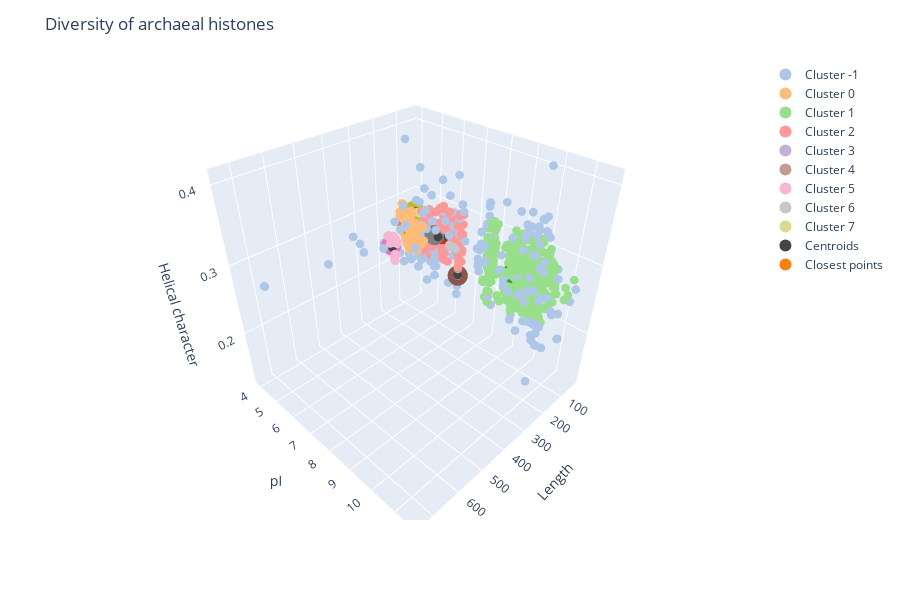

Notebook source saved alongside this figure:
### Code cell
histones_clustered = pd.DataFrame({'Length': lengths, 'pI': isos, 'Helical character': helices, 'Cluster' : cluster_names, 'Name': names})
histones_clustered.sort_values('Cluster', axis=0, ascending=True, inplace=True, kind='quicksort')
fig = px.scatter_3d(histones_clustered, x='Length', y='pI', z='Helical character', color='Cluster', color_discrete_sequence=tab_20_pastel, hover_name='Name').for_each_trace(lambda t: t.update(name=t.name.replace("Cluster=","")))
fig.update_traces(marker=dict(size=3))
fig.update_layout(title={'text':"Diversity of archaeal histones"}, legend= {'itemsizing': 'constant'})
fig.add_scatter3d(x=uncenter_l[1:], y=uncenter_i[1:], z=uncenter_h[1:], mode='markers', name='Centroids', marker=dict(color='#444444', size=3))
fig.add_scatter3d(x=closest_l[1:], y=closest_i[1:], z=closest_h[1:], hovertext=new_closest_names[1:], hoverinfo=('text+x+y+z'), marker=dict(color=tab_20[1:], size=7), mode='markers', name='Closest points')

#plotly.offline.plot(fig, filename='archaeal_histone_diversity_plot.html')

### Figure 1 — Plotly figure (JSON) as saved in the notebook; plotly's stock layout.template omitted (floating-point values rounded to 4 significant figures; data arrays with more than 128 entries replaced by an {"elided": "..."} marker saying what was removed)
{"data": [{"hoverlabel": {"namelength": 0}, "hovertemplate": "<b>%{hovertext}</b><br><br>Cluster=Cluster -1<br>Length=%{x}<br>pI=%{y}<br>Helical character=%{z}", "hovertext": {"elided": "300 str values"}, "legendgroup": "Cluster=Cluster -1", "marker": {"color": "rgb(174, 199, 232)", "size": 3, "symbol": "circle"}, "mode": "markers", "name": "Cluster -1", "scene": "scene", "showlegend": true, "type": "scatter3d", "x": {"elided": "300 int values"}, "y": {"elided": "300 float values"}, "z": {"elided": "300 float values"}}, {"hoverlabel": {"namelength": 0}, "hovertemplate": "<b>%{hovertext}</b><br><br>Cluster=Cluster 0<br>Length=%{x}<br>pI=%{y}<br>Helical character=%{z}", "hovertext": {"elided": "619 str values"}, "legendgroup": "Cluster=Cluster 0", "marker": {"color": "rgb(255, 187, 120)", "size": 3, "symbol": "circle"}, "mode": "markers", "name": "Cluster 0", "scene": "scene", "showlegend": true, "type": "scatter3d", "x": {"elided": "619 int values"}, "y": {"elided": "619 float values"}, "z": {"elided": "619 float values"}}, {"hoverlabel": {"namelength": 0}, "hovertemplate": "<b>%{hovertext}</b><br><br>Cluster=Cluster 1<br>Length=%{x}<br>pI=%{y}<br>Helical character=%{z}", "hovertext": {"elided": "1605 str values"}, "legendgroup": "Cluster=Cluster 1", "marker": {"color": "rgb(152, 223, 138)", "size": 3, "symbol": "circle"}, "mode": "markers", "name": "Cluster 1", "scene": "scene", "showlegend": true, "type": "scatter3d", "x": {"elided": "1605 int values"}, "y": {"elided": "1605 float values"}, "z": {"elided": "1605 float values"}}, {"hoverlabel": {"namelength": 0}, "hovertemplate": "<b>%{hovertext}</b><br><br>Cluster=Cluster 2<br>Length=%{x}<br>pI=%{y}<br>Helical character=%{z}", "hovertext": {"elided": "380 str values"}, "legendgroup": "Cluster=Cluster 2", "marker": {"color": "rgb(255, 152, 150)", "size": 3, "symbol": "circle"}, "mode": "markers", "name": "Cluster 2", "scene": "scene", "showlegend": true, "type": "scatter3d", "x": {"elided": "380 int values"}, "y": {"elided": "380 float values"}, "z": {"elided": "380 float values"}}, {"hoverlabel": {"namelength": 0}, "hovertemplate": "<b>%{hovertext}</b><br><br>Cluster=Cluster 3<br>Length=%{x}<br>pI=%{y}<br>Helical character=%{z}", "hovertext": {"elided": "189 str values"}, "legendgroup": "Cluster=Cluster 3", "marker": {"color": "rgb(197, 176, 213)", "size": 3, "symbol": "circle"}, "mode": "markers", "name": "Cluster 3", "scene": "scene", "showlegend": true, "type": "scatter3d", "x": {"elided": "189 int values"}, "y": {"elided": "189 float values"}, "z": {"elided": "189 float values"}}, {"hoverlabel": {"namelength": 0}, "hovertemplate": "<b>%{hovertext}</b><br><br>Cluster=Cluster 4<br>Length=%{x}<br>pI=%{y}<br>Helical character=%{z}", "hovertext": [">AUB61396.1 histone [Methanobacterium subterraneum]", ">AEG17722.1 Transcription factor CBF/NF-Y/histone domain-containing protein [Methanobacterium paludis]", ">KXA95610.1 histone [candidate division MSBL1 archaeon SCGC-AAA259I09]", ">WP_004031856.1 MULTISPECIES: histone family protein [Methanobacterium]", ">PKL59233.1 histone [Methanomicrobiales archaeon HGW-Methanomicrobiales-4]", ">EKF84855.1 transcription factor CBF/NF-Y/histone domain-containing protein [Methanobacterium formicicum DSM 3637]", ">AXV41012.1 histone [Methanobacterium sp. BAmetb5]", ">AAA67722.1 archaeal histone [Methanobacterium formicicum]", ">AUB56843.1 histone [Methanobacterium subterraneum]", ">WP_013825224.1 histone family protein [Methanobacterium paludis]", ">PKL72915.1 histone [Methanobacteriales archaeon HGW-Methanobacteriales-2]", ">AUB59159.1 histone [Methanobacterium sp. MZ-A1]"], "legendgroup": "Cluster=Cluster 4", "marker": {"color": "rgb(196, 156, 148)", "size": 3, "symbol": "circle"}, "mode": "markers", "name": "Cluster 4", "scene": "scene", "showlegend": true, "type": "scatter3d", "x": [68, 68, 69, 68, 68, 68, 68, 68, 68, 68, 68, 68], "y": [6.578, 6.573, 6.587, 6.578, 6.573, 6.578, 6.578, 6.578, 6.578, 6.573, 6.578, 6.578], "z": [0.2059, 0.2059, 0.2174, 0.2059, 0.2059, 0.2059, 0.2059, 0.2059, 0.2059, 0.2059, 0.2059, 0.2059]}, {"hoverlabel": {"namelength": 0}, "hovertemplate": "<b>%{hovertext}</b><br><br>Cluster=Cluster 5<br>Length=%{x}<br>pI=%{y}<br>Helical character=%{z}", "hovertext": [">RJU80503.1 hypothetical protein DWC09_06345 [Candidatus Poseidoniales archaeon]", ">RJU91346.1 hypothetical protein DWC08_06190 [Candidatus Poseidoniales archaeon]", ">RPG69913.1 hypothetical protein CBC59_003570 [Euryarchaeota archaeon TMED99]", ">DAC27904.1 TPA: hypothetical protein D7H81_07435 [Candidatus Poseidoniales archaeon]", ">DAC57382.1 TPA: hypothetical protein D7I07_05470 [Candidatus Poseidoniales archaeon]", ">DAC15703.1 TPA: hypothetical protein D7I06_06490 [Candidatus Poseidoniales archaeon]", ">DAC58286.1 TPA: hypothetical protein D7I08_04320 [Candidatus Poseidoniales archaeon]", ">RPG76065.1 hypothetical protein CBC45_001295 [Euryarchaeota archaeon TMED85]", ">RAH09982.1 hypothetical protein CMA04_002540 [Euryarchaeota archaeon]", ">ANV79439.1 hypothetical protein [uncultured Candidatus Thalassoarchaea euryarchaeote]", ">DAC12494.1 TPA: hypothetical protein D7H86_06005 [Candidatus Poseidoniales archaeon]", ">RJU95123.1 hypothetical protein DWC00_05805 [Candidatus Poseidoniales archaeon]", ">DAC21335.1 TPA: hypothetical protein D7H89_04575 [Candidatus Poseidoniales archaeon]", ">RJU93827.1 hypothetical protein DWC03_04010 [Candidatus Poseidoniales archaeon]", ">RZD39101.1 hypothetical protein CXT71_05340 [Euryarchaeota archaeon]", ">DAC44353.1 TPA: hypothetical protein D7H93_06415 [Candidatus Poseidoniales archaeon]", ">DAC50822.1 TPA: hypothetical protein D7H87_03285 [Candidatus Poseidoniales archaeon]", ">DAC49551.1 TPA: hypothetical protein D7H92_01690 [Candidatus Poseidoniales archaeon]", ">RAH05130.1 hypothetical protein CBC92_006180 [Euryarchaeota archaeon TMED132]", ">DAC18667.1 TPA: hypothetical protein D7H90_03660 [Candidatus Poseidoniales archaeon]", ">RJU99398.1 hypothetical protein DWC04_00435 [Candidatus Poseidoniales archaeon]", ">RJU90441.1 hypothetical protein DWC01_05195 [Candidatus Poseidoniales archaeon]", ">RJV01435.1 hypothetical protein DWC06_02490 [Candidatus Poseidoniales archaeon]", ">EHR75938.1 hypothetical protein MG2_0350 [uncultured Candidatus Poseidoniales archaeon]", ">RJU97215.1 hypothetical protein DWC10_05375 [Candidatus Poseidoniales archaeon]", ">DAC70110.1 TPA: hypothetical protein D7I16_03290 [Candidatus Poseidoniales archaeon]", ">DAC25522.1 TPA: hypothetical protein D7H85_04430 [Candidatus Poseidoniales archaeon]", ">DAC31380.1 TPA: hypothetical protein D7H95_05605 [Candidatus Poseidoniales archaeon]"], "legendgroup": "Cluster=Cluster 5", "marker": {"color": "rgb(247, 182, 210)", "size": 3, "symbol": "circle"}, "mode": "markers", "name": "Cluster 5", "scene": "scene", "showlegend": true, "type": "scatter3d", "x": [265, 262, 262, 276, 262, 261, 266, 263, 263, 271, 261, 261, 262, 266, 263, 262, 261, 266, 265, 261, 264, 267, 242, 262, 266, 262, 262, 262], "y": [4.995, 5.287, 5.068, 5.527, 5.175, 5.312, 5.201, 5.199, 5.199, 5.598, 5.402, 5.294, 5.098, 5.368, 4.992, 5.11, 5.322, 5.368, 5.138, 5.322, 5.138, 5.423, 4.802, 5.107, 5.365, 5.444, 5.246, 5.244], "z": [0.2679, 0.2824, 0.271, 0.2609, 0.2672, 0.272, 0.2594, 0.2738, 0.2738, 0.2768, 0.2797, 0.2529, 0.2672, 0.2519, 0.2776, 0.2634, 0.2529, 0.2519, 0.2566, 0.2529, 0.2689, 0.2472, 0.2727, 0.2634, 0.2481, 0.2557, 0.2748, 0.2634]}, {"hoverlabel": {"namelength": 0}, "hovertemplate": "<b>%{hovertext}</b><br><br>Cluster=Cluster 6<br>Length=%{x}<br>pI=%{y}<br>Helical character=%{z}", "hovertext": [">WP_011976664.1 DNA-binding protein [Methanococcus maripaludis]", ">WP_015790842.1 histone family protein [Methanocaldococcus fervens]", ">ACV24102.1 Transcription factor CBF/NF-Y/histone domain protein [Methanocaldococcus fervens AG86]", ">WP_011868347.1 DNA-binding protein [Methanococcus maripaludis]", ">ABR65327.1 Transcription factor CBF/NF-Y histone [Methanococcus maripaludis C7]", ">ABO34893.1 archaeal histone HmvA [Methanococcus maripaludis C5]", ">ABX02456.1 Transcription factor CBF/NF-Y/histone domain protein [Methanococcus maripaludis C6]", ">WP_007044626.1 DUF1931 family protein [Methanotorris formicicus]", ">PWB87986.1 histone-like transcription factor (CBF/NF-Y) and archaeal histone [Methanobrevibacter thaueri]", ">EHP85979.1 Transcription factor CBF/NF-Y/histone domain-containing protein [Methanotorris formicicus Mc-S-70]", ">WP_116591546.1 hypothetical protein [Methanobrevibacter thaueri]", ">WP_012194371.1 DNA-binding protein [Methanococcus maripaludis]"], "legendgroup": "Cluster=Cluster 6", "marker": {"color": "rgb(199, 199, 199)", "size": 3, "symbol": "circle"}, "mode": "markers", "name": "Cluster 6", "scene": "scene", "showlegend": true, "type": "scatter3d", "x": [99, 97, 97, 99, 99, 99, 99, 97, 107, 97, 107, 99], "y": [5.629, 6.372, 6.372, 5.618, 5.629, 5.618, 5.629, 6.63, 5.075, 6.63, 5.075, 5.629], "z": [0.2626, 0.2577, 0.2577, 0.2626, 0.2626, 0.2626, 0.2626, 0.2577, 0.271, 0.2577, 0.271, 0.2626]}, {"hoverlabel": {"namelength": 0}, "hovertemplate": "<b>%{hovertext}</b><br><br>Cluster=Cluster 7<br>Length=%{x}<br>pI=%{y}<br>Helical character=%{z}", "hovertext": [">EMA43585.1 hypothetical protein C449_13537 [Halococcus saccharolyticus DSM 5350]", ">EMA15761.1 hypothetical protein C435_14033 [Haloarcula californiae ATCC 33799]", ">WP_007189598.1 hypothetical protein [Haloarcula californiae]", ">ADJ16638.1 hypothetical protein HacjB3_16431 (plasmid) [Halalkalicoccus jeotgali B3]", ">WP_114579308.1 DUF1931 domain-containing protein [Saliphagus sp. LR7]", ">ELY39036.1 hypothetical protein C497_06299 [Halalkalicoccus jeotgali B3]", ">WP_008415327.1 hypothetical protein [Halalkalicoccus jeotgali]", ">SHH12933.1 hypothetical protein SAMN05443636_1886 [Halobaculum gomorrense]", ">WP_073308856.1 DUF1931 domain-containing protein [Halobaculum gomorrense]", ">WP_089822357.1 DUF1931 family protein [Halogranum amylolyticum]", ">SEO54834.1 hypothetical protein SAMN04487948_103175 [Halogranum amylolyticum]", ">WP_136718253.1 DUF1931 domain-containing protein [halophilic archaeon NEN8]", ">SHL48473.1 hypothetical protein SAMN05444342_3929 [Haladaptatus paucihalophilus DX253]", ">KPN29935.1 hypothetical protein SY89_00655 [Halolamina pelagica]", ">SFP36003.1 hypothetical protein SAMN05216277_10359 [Halolamina pelagica]", ">ODR82700.1 DUF1931 domain-containing protein [Haladaptatus sp. W1]", ">WP_049981520.1 MULTISPECIES: DNA-binding protein [Halolamina]", ">WP_018128851.1 MULTISPECIES: DUF1931 family protein [Haladaptatus]", ">WP_006078566.1 hypothetical protein [Halococcus saccharolyticus]"], "legendgroup": "Cluster=Cluster 7", "marker": {"color": "rgb(219, 219, 141)", "size": 3, "symbol": "circle"}, "mode": "markers", "name": "Cluster 7", "scene": "scene", "showlegend": true, "type": "scatter3d", "x": [55, 55, 55, 55, 55, 55, 55, 55, 55, 55, 55, 55, 55, 55, 55, 55, 55, 55, 55], "y": [4.046, 4.069, 4.069, 3.932, 3.974, 3.932, 3.932, 4.293, 4.293, 4.355, 4.355, 4.261, 4.243, 4.368, 4.368, 4.243, 4.368, 4.243, 4.046], "z": [0.2727, 0.2727, 0.2727, 0.2727, 0.2727, 0.2727, 0.2727, 0.2727, 0.2727, 0.2727, 0.2727, 0.2727, 0.2727, 0.2727, 0.2727, 0.2727, 0.2727, 0.2727, 0.2727]}, {"marker": {"color": "#444444", "size": 3}, "mode": "markers", "name": "Centroids", "type": "scatter3d", "x": [143.9, 70.31, 68.43, 55.58, 68.08, 263.1, 99.67, 55], "y": [4.672, 9.121, 6.025, 4.327, 6.577, 5.241, 5.826, 4.178], "z": [0.2737, 0.2554, 0.2606, 0.2545, 0.2068, 0.2645, 0.2624, 0.2727]}, {"hoverinfo": "text+x+y+z", "hovertext": [">WP_074878793.1 aldolase [Halolamina pelagica]", ">WP_007551282.1 histone [Nitrosarchaeum koreense]", ">RAP49193.1 histone [Methanosphaera sp. rholeuAM74]", ">PSQ32360.1 DUF1931 domain-containing protein [Halobacteriales archaeon SW_10_68_16]", ">WP_013825224.1 histone family protein [Methanobacterium paludis]", ">DAC57382.1 TPA: hypothetical protein D7I07_05470 [Candidatus Poseidoniales archaeon]", ">WP_011976664.1 DNA-binding protein [Methanococcus maripaludis]", ">WP_007189598.1 hypothetical protein [Haloarcula californiae]"], "marker": {"color": ["rgb(255, 127, 14)", "rgb(44, 160, 44)", "rgb(214, 39, 40)", "rgb(148, 103, 189)", "rgb(140, 86, 75)", "rgb(227, 119, 194)", "rgb(127, 127, 127)", "rgb(188, 189, 34)", "rgb(23, 190, 207)"], "size": 7}, "mode": "markers", "name": "Closest points", "type": "scatter3d", "x": [143, 71, 69, 55, 68, 262, 99, 55], "y": [4.656, 9.048, 5.746, 4.288, 6.573, 5.175, 5.629, 4.069], "z": [0.2727, 0.2535, 0.2609, 0.2545, 0.2059, 0.2672, 0.2626, 0.2727]}], "layout": {"height": 600, "legend": {"itemsizing": "constant", "tracegroupgap": 0}, "margin": {"t": 60}, "scene": {"domain": {"x": [0, 1], "y": [0, 1]}, "xaxis": {"title": {"text": "Length"}}, "yaxis": {"title": {"text": "pI"}}, "zaxis": {"title": {"text": "Helical character"}}}, "title": {"text": "Diversity of archaeal histones"}}}
